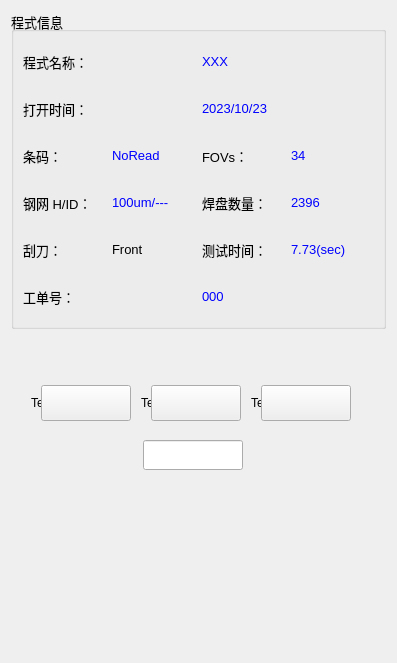
<?xml version="1.0" encoding="UTF-8"?>
<ui version="4.0">
 <class>ManufactureWidgetRight</class>
 <widget class="QWidget" name="ManufactureWidgetRight">
  <property name="geometry">
   <rect>
    <x>0</x>
    <y>0</y>
    <width>397</width>
    <height>663</height>
   </rect>
  </property>
  <property name="windowTitle">
   <string>Form</string>
  </property>
  <layout class="QVBoxLayout" name="verticalLayout">
   <item>
    <widget class="QGroupBox" name="groupBox_4">
     <property name="font">
      <font>
       <pointsize>10</pointsize>
      </font>
     </property>
     <property name="title">
      <string>程式信息</string>
     </property>
     <layout class="QVBoxLayout" name="verticalLayout_6">
      <item>
       <layout class="QHBoxLayout" name="horizontalLayout_3">
        <item>
         <widget class="QLabel" name="label_11">
          <property name="text">
           <string>程式名称：</string>
          </property>
         </widget>
        </item>
        <item>
         <widget class="QLabel" name="label_programm_name">
          <property name="styleSheet">
           <string notr="true">QLabel{color:rgb(0, 0, 255);}</string>
          </property>
          <property name="text">
           <string>XXX</string>
          </property>
         </widget>
        </item>
       </layout>
      </item>
      <item>
       <layout class="QHBoxLayout" name="horizontalLayout_4">
        <item>
         <widget class="QLabel" name="label_12">
          <property name="text">
           <string>打开时间：</string>
          </property>
         </widget>
        </item>
        <item>
         <widget class="QLabel" name="label_open_time">
          <property name="styleSheet">
           <string notr="true">QLabel{color:rgb(0, 0, 255);}</string>
          </property>
          <property name="text">
           <string>2023/10/23</string>
          </property>
         </widget>
        </item>
       </layout>
      </item>
      <item>
       <layout class="QHBoxLayout" name="horizontalLayout_5">
        <item>
         <widget class="QLabel" name="label_13">
          <property name="text">
           <string>条码：</string>
          </property>
         </widget>
        </item>
        <item>
         <widget class="QLabel" name="label_bar_code">
          <property name="styleSheet">
           <string notr="true">QLabel{color:rgb(0, 0, 255);}</string>
          </property>
          <property name="text">
           <string>NoRead</string>
          </property>
         </widget>
        </item>
        <item>
         <widget class="QLabel" name="label_17">
          <property name="text">
           <string>FOVs：</string>
          </property>
         </widget>
        </item>
        <item>
         <widget class="QLabel" name="label_fovs_number">
          <property name="styleSheet">
           <string notr="true">QLabel{color:rgb(0, 0, 255);}</string>
          </property>
          <property name="text">
           <string>34</string>
          </property>
         </widget>
        </item>
       </layout>
      </item>
      <item>
       <layout class="QHBoxLayout" name="horizontalLayout_6">
        <item>
         <widget class="QLabel" name="label_14">
          <property name="text">
           <string>钢网 H/ID：</string>
          </property>
         </widget>
        </item>
        <item>
         <widget class="QLabel" name="label_stencil_size">
          <property name="styleSheet">
           <string notr="true">QLabel{color:rgb(0, 0, 255);}</string>
          </property>
          <property name="text">
           <string>100um/---</string>
          </property>
         </widget>
        </item>
        <item>
         <widget class="QLabel" name="label_18">
          <property name="text">
           <string>焊盘数量：</string>
          </property>
         </widget>
        </item>
        <item>
         <widget class="QLabel" name="label_pads_number">
          <property name="styleSheet">
           <string notr="true">QLabel{color:rgb(0, 0, 255);}</string>
          </property>
          <property name="text">
           <string>2396</string>
          </property>
         </widget>
        </item>
       </layout>
      </item>
      <item>
       <layout class="QHBoxLayout" name="horizontalLayout_7">
        <item>
         <widget class="QLabel" name="label_15">
          <property name="text">
           <string>刮刀：</string>
          </property>
         </widget>
        </item>
        <item>
         <widget class="QLabel" name="label_scraping_direction">
          <property name="text">
           <string>Front</string>
          </property>
         </widget>
        </item>
        <item>
         <widget class="QLabel" name="label_25">
          <property name="text">
           <string>测试时间：</string>
          </property>
         </widget>
        </item>
        <item>
         <widget class="QLabel" name="label_test_time">
          <property name="styleSheet">
           <string notr="true">QLabel{color:rgb(0, 0, 255);}</string>
          </property>
          <property name="text">
           <string>7.73(sec)</string>
          </property>
         </widget>
        </item>
       </layout>
      </item>
      <item>
       <layout class="QHBoxLayout" name="horizontalLayout_8">
        <item>
         <widget class="QLabel" name="label_16">
          <property name="text">
           <string>工单号：</string>
          </property>
         </widget>
        </item>
        <item>
         <widget class="QLabel" name="label_order">
          <property name="styleSheet">
           <string notr="true">QLabel{color:rgb(0, 0, 255);}</string>
          </property>
          <property name="text">
           <string>000</string>
          </property>
         </widget>
        </item>
       </layout>
      </item>
     </layout>
    </widget>
   </item>
   <item>
    <layout class="QVBoxLayout" name="verticalLayout_fov_show"/>
   </item>
   <item>
    <widget class="QWidget" name="widget_state_2" native="true">
     <widget class="QLineEdit" name="lineEdit_11">
      <property name="geometry">
       <rect>
        <x>132</x>
        <y>105</y>
        <width>100</width>
        <height>30</height>
       </rect>
      </property>
      <property name="alignment">
       <set>Qt::AlignCenter</set>
      </property>
     </widget>
     <widget class="QWidget" name="widget_14" native="true">
      <property name="geometry">
       <rect>
        <x>150</x>
        <y>10</y>
        <width>75</width>
        <height>22</height>
       </rect>
      </property>
     </widget>
     <widget class="QLabel" name="con1_4">
      <property name="geometry">
       <rect>
        <x>20</x>
        <y>40</y>
        <width>110</width>
        <height>56</height>
       </rect>
      </property>
      <property name="text">
       <string>TextLabel</string>
      </property>
     </widget>
     <widget class="QLabel" name="con1_5">
      <property name="geometry">
       <rect>
        <x>130</x>
        <y>40</y>
        <width>110</width>
        <height>56</height>
       </rect>
      </property>
      <property name="text">
       <string>TextLabel</string>
      </property>
     </widget>
     <widget class="QLabel" name="con1_6">
      <property name="geometry">
       <rect>
        <x>240</x>
        <y>40</y>
        <width>110</width>
        <height>56</height>
       </rect>
      </property>
      <property name="text">
       <string>TextLabel</string>
      </property>
     </widget>
     <widget class="QToolButton" name="toolButton_4">
      <property name="geometry">
       <rect>
        <x>30</x>
        <y>50</y>
        <width>90</width>
        <height>36</height>
       </rect>
      </property>
      <property name="text">
       <string/>
      </property>
     </widget>
     <widget class="QToolButton" name="toolButton_5">
      <property name="geometry">
       <rect>
        <x>140</x>
        <y>50</y>
        <width>90</width>
        <height>36</height>
       </rect>
      </property>
      <property name="text">
       <string/>
      </property>
     </widget>
     <widget class="QToolButton" name="toolButton_6">
      <property name="geometry">
       <rect>
        <x>250</x>
        <y>50</y>
        <width>90</width>
        <height>36</height>
       </rect>
      </property>
      <property name="text">
       <string/>
      </property>
     </widget>
    </widget>
   </item>
  </layout>
 </widget>
 <resources/>
 <connections/>
</ui>
